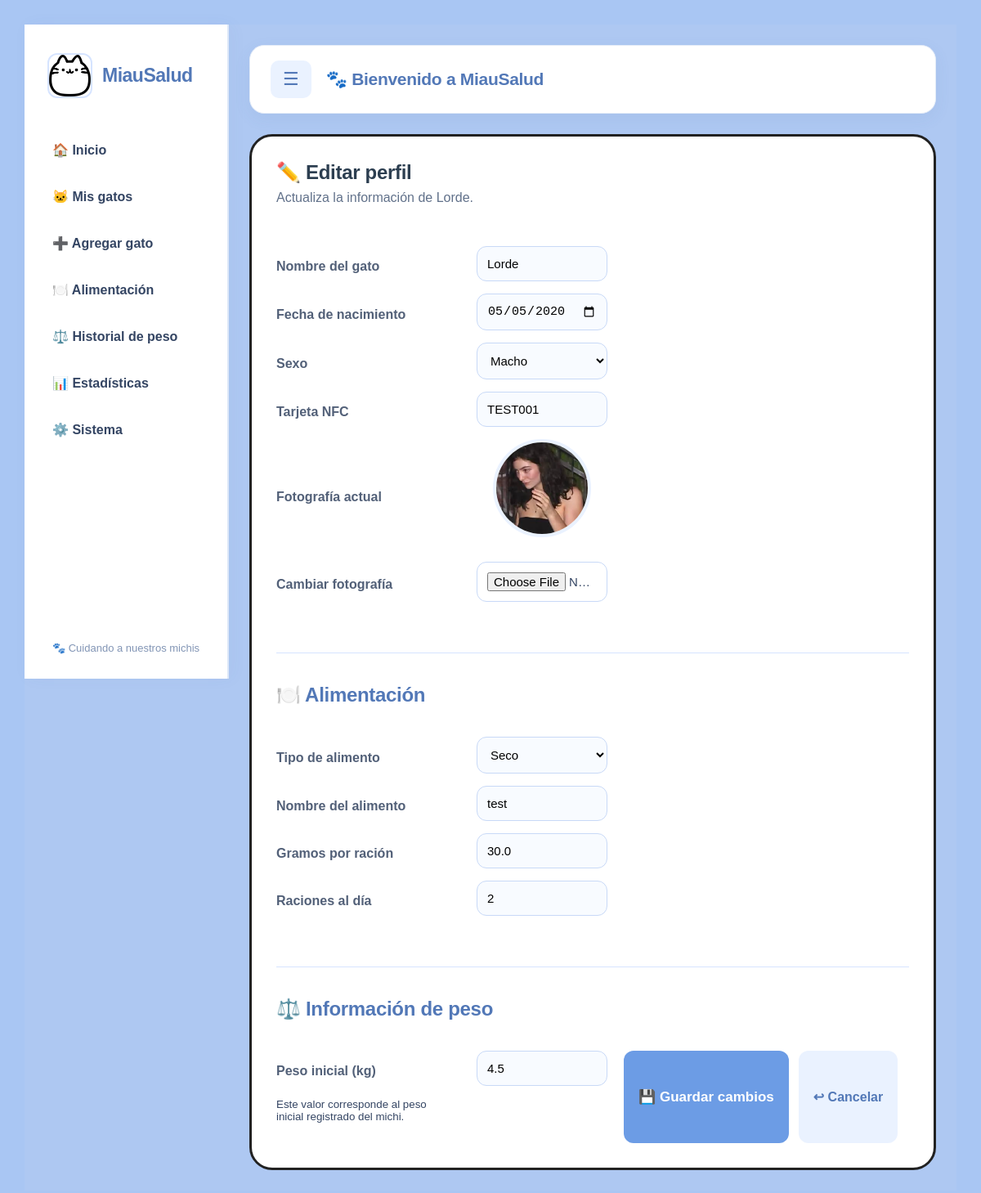
The page /editar-gato/7 on the database its author committed.
### tables this page shows
CREATE TABLE gatos (

                id INTEGER PRIMARY KEY AUTOINCREMENT,

                nombre TEXT NOT NULL,

                uid_nfc TEXT UNIQUE,

                foto TEXT,

                fecha_registro DATETIME DEFAULT CURRENT_TIMESTAMP,

                activo INTEGER DEFAULT 1

            , fecha_nacimiento DATE, sexo TEXT, tipo_alimento TEXT, nombre_alimento TEXT, gramos_racion REAL, raciones_dia INTEGER, peso_inicial REAL);

### app.py (the view, shortened to what this page needs)
@app.route("/editar-gato/<int:gato_id>", methods=["GET", "POST"])
def editar_gato(gato_id):
    gato = obtener_gato(gato_id)
    if gato is None:
        return redirect(url_for("mis_gatos"))
    return render_template("editar_gato.html", gato=gato)

### database/db.py (called while the page is built)
def conectar():
    conexion = sqlite3.connect(DB_PATH)
    conexion.execute("PRAGMA foreign_keys = ON")
    conexion.row_factory = sqlite3.Row
    return conexion

def obtener_gato(gato_id):
    with conectar() as conexion:
        return conexion.execute("""
            SELECT * FROM gatos
            WHERE id = ? AND activo = 1
        """, (gato_id,)).fetchone()

### templates/editar_gato.html (shortened to what this page needs)
{% extends "base.html" %}
{% block content %}
<div class="contenedor formulario-gato">
    <div class="encabezado-gatos">
        <div>
            <h1>✏️ Editar perfil</h1>
            <p>Actualiza la información de {{ gato["nombre"] }}.</p>
        </div>
    </div>
    <form method="POST" enctype="multipart/form-data">
        <div class="formulario-perfil">
            <label for="nombre">Nombre del gato</label>
            <input type="text" id="nombre" name="nombre"
                   value="{{ gato['nombre'] }}" required>
            <label for="fecha_nacimiento">Fecha de nacimiento</label>
            <input type="date" id="fecha_nacimiento"
                   name="fecha_nacimiento"
                   value="{{ gato['fecha_nacimiento'] or '' }}">
            <label for="sexo">Sexo</label>
            <select id="sexo" name="sexo">
                <option value="Macho" {% if gato["sexo"] == "Macho" %}selected{% endif %}>Macho</option>
            </select>
            <label for="uid_nfc">Tarjeta NFC</label>
            <input type="text" id="uid_nfc" name="uid_nfc"
                   value="{{ gato['uid_nfc'] or '' }}">
            <label>Fotografía actual</label>
            <div>
                {% if gato["foto"] %}
                    <img src="{{ url_for('static', filename=gato['foto']) }}"
                         class="foto-perfil"
                         alt="Foto de {{ gato['nombre'] }}">
                {% else %}
                    <div class="foto-placeholder">🐱</div>
                {% endif %}
            </div>
            <label for="foto">Cambiar fotografía</label>
            <input type="file" id="foto" name="foto"
                   accept=".jpg,.jpeg,.png,.webp">
        </div>
        <hr>
        <h2>🍽️ Alimentación</h2>
        <div class="formulario-perfil">
            <label for="tipo_alimento">Tipo de alimento</label>
            <select id="tipo_alimento" name="tipo_alimento">
                <option value="Seco" {% if gato["tipo_alimento"] == "Seco" %}selected{% endif %}>Seco</option>
            </select>
            <label for="nombre_alimento">Nombre del alimento</label>
            <input type="text" id="nombre_alimento"
                   name="nombre_alimento"
                   value="{{ gato['nombre_alimento'] or '' }}">
            <label for="gramos_racion">Gramos por ración</label>
            <input type="number" id="gramos_racion"
                   name="gramos_racion" min="0" step="0.1"
                   value="{{ gato['gramos_racion'] or '' }}">
            <label for="raciones_dia">Raciones al día</label>
            <input type="number" id="raciones_dia"
                   name="raciones_dia" min="1" step="1"
                   value="{{ gato['raciones_dia'] or '' }}">
        </div>
        <hr>
        <h2>⚖️ Información de peso</h2>
        <div class="formulario-perfil">
            <label for="peso_inicial">Peso inicial (kg)</label>
            <input type="number"
                   id="peso_inicial"
                   name="peso_inicial"
                   min="0.1"
                   max="30"
                   step="0.01"
                   placeholder="Ej. 4.50"
                   value="{{ gato['peso_inicial'] if gato['peso_inicial'] is not none else '' }}">
            <small>
                Este valor corresponde al peso inicial registrado del michi.
            </small>
        </div>
        <div class="acciones-gato">
            <button type="submit" class="boton-agregar">
                💾 Guardar cambios
            </button>
            <a href="/mis-gatos" class="boton-editar">
                ↩ Cancelar
            </a>
        </div>
    </form>
</div>
{% endblock %}

### static/css/style.css (style rules this page uses)
:root { --azul-fondo: #A9C6F3; --azul-oscuro: #779BD5; --blanco: #FFFFFF; --negro: #222222; --rosa: #FCE7EF; --amarillo: #FFF1CF; --verde: #DDF5D8; }
* { margin: 0; padding: 0; box-sizing: border-box; }
body { font-family: Arial, Helvetica, sans-serif; background-color: var(--azul-fondo); color: var(--negro); min-height: 100vh; padding: 30px; }
.contenedor { max-width: 1400px; margin: auto; background-color: var(--blanco); border: 3px solid var(--negro); border-radius: 28px; padding: 30px; }
form { display: grid; grid-template-columns: 1fr 1fr; gap: 12px 20px; margin-top: 25px; }
form label { display: block; font-weight: 600; color: #344563; margin-bottom: -6px; }
form input, form select { width: 100%; box-sizing: border-box; padding: 11px 13px; border: 1.5px solid #c5d4ec; border-radius: 10px; background: #f8fbff; font-size: 15px; outline: none; }
form input[type="file"] { background: white; }
form button { grid-column: 1 / -1; padding: 14px; border: none; border-radius: 12px; background: #6c9ce5; color: white; font-size: 17px; font-weight: bold; cursor: pointer; transition: 0.2s; }
form hr { grid-column: 1 / -1; width: 100%; border: none; border-top: 1px solid #dbe5f4; }
form h2 { grid-column: 1 / -1; color: #5278b7; }
.foto-perfil { width: 140px; height: 140px; display: block; margin: auto; object-fit: cover; border-radius: 50%; border: 4px solid #dce7f8; }
.encabezado-gatos { display: flex; justify-content: space-between; align-items: center; flex-wrap: wrap; gap: 20px; margin-bottom: 25px; }
.encabezado-gatos h1 { color: #2c3e50; margin-bottom: 8px; }
.encabezado-gatos p { color: #61718a; }
.foto-perfil, .foto-placeholder { width: 120px; height: 120px; border-radius: 50%; object-fit: cover; display: block; margin: 0 auto 15px; border: 4px solid #eaf2ff; }
.acciones-gato { display: flex; gap: 12px; margin-top: 25px; flex-wrap: wrap; }
.boton-editar, .boton-eliminar, .boton-agregar { padding: 12px 18px; border-radius: 12px; font-weight: 600; border: none; text-decoration: none; cursor: pointer; display: inline-flex; align-items: center; justify-content: center; transition: 0.2s; }
.boton-editar { background: #eaf2ff; color: #5278b7; }
.boton-agregar { background: #6c9ce5; color: white; }
.formulario-gato { max-width: 850px; margin: 0 auto; }
.formulario-perfil { display: grid; grid-template-columns: 220px 1fr; gap: 15px 25px; align-items: center; margin: 25px 0; }
.formulario-perfil label { font-weight: 600; color: #526078; }
.formulario-perfil input, .formulario-perfil select { width: 100%; padding: 12px; border: 1px solid #c8d9f7; border-radius: 12px; background: #f8fbff; font-size: 15px; box-sizing: border-box; }
.formulario-gato hr { border: none; border-top: 1px solid #d6e4ff; margin: 25px 0; }
.formulario-gato h2 { color: #5278b7; }
:root { --azul-principal: #6C9CE5; --azul-hover: #527FC8; --azul-claro: #EAF2FF; --azul-borde: #D6E4FF; --texto-principal: #344563; --texto-secundario: #71829E; --fondo-card: #FFFFFF; --sombra-suave: 0 6px 20px rgba(80, 110, 160, 0.08); }
body { color: var(--texto-principal); }
button, .boton-agregar, .boton-editar, .boton-eliminar { transition: all 0.2s ease; }
h1, h2, h3 { letter-spacing: -0.3px; }

### rows shown on the page
gatos: nombre "Lorde", fecha_nacimiento "05/05/2020", sexo "Macho", uid_nfc "TEST001", foto (picture), tipo_alimento "Seco", nombre_alimento "test", gramos_racion "30.0", raciones_dia "2", peso_inicial "4.5"
